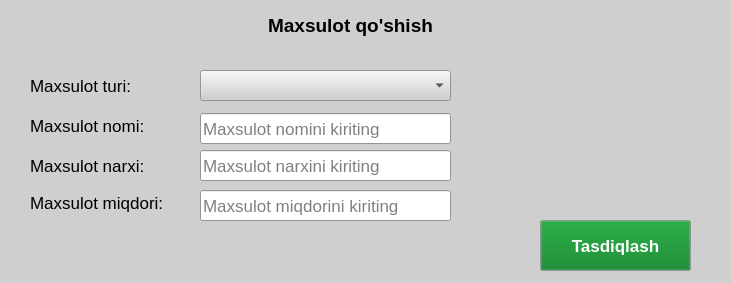
<?xml version="1.0" encoding="UTF-8"?>
<ui version="4.0">
 <class>MainWindow</class>
 <widget class="QMainWindow" name="MainWindow">
  <property name="geometry">
   <rect>
    <x>0</x>
    <y>0</y>
    <width>731</width>
    <height>283</height>
   </rect>
  </property>
  <property name="palette">
   <palette>
    <active>
     <colorrole role="WindowText">
      <brush brushstyle="SolidPattern">
       <color alpha="255">
        <red>0</red>
        <green>0</green>
        <blue>0</blue>
       </color>
      </brush>
     </colorrole>
     <colorrole role="Button">
      <brush brushstyle="SolidPattern">
       <color alpha="255">
        <red>207</red>
        <green>207</green>
        <blue>207</blue>
       </color>
      </brush>
     </colorrole>
     <colorrole role="Light">
      <brush brushstyle="SolidPattern">
       <color alpha="255">
        <red>255</red>
        <green>255</green>
        <blue>255</blue>
       </color>
      </brush>
     </colorrole>
     <colorrole role="Midlight">
      <brush brushstyle="SolidPattern">
       <color alpha="255">
        <red>231</red>
        <green>231</green>
        <blue>231</blue>
       </color>
      </brush>
     </colorrole>
     <colorrole role="Dark">
      <brush brushstyle="SolidPattern">
       <color alpha="255">
        <red>103</red>
        <green>103</green>
        <blue>103</blue>
       </color>
      </brush>
     </colorrole>
     <colorrole role="Mid">
      <brush brushstyle="SolidPattern">
       <color alpha="255">
        <red>138</red>
        <green>138</green>
        <blue>138</blue>
       </color>
      </brush>
     </colorrole>
     <colorrole role="Text">
      <brush brushstyle="SolidPattern">
       <color alpha="255">
        <red>0</red>
        <green>0</green>
        <blue>0</blue>
       </color>
      </brush>
     </colorrole>
     <colorrole role="BrightText">
      <brush brushstyle="SolidPattern">
       <color alpha="255">
        <red>255</red>
        <green>255</green>
        <blue>255</blue>
       </color>
      </brush>
     </colorrole>
     <colorrole role="ButtonText">
      <brush brushstyle="SolidPattern">
       <color alpha="255">
        <red>0</red>
        <green>0</green>
        <blue>0</blue>
       </color>
      </brush>
     </colorrole>
     <colorrole role="Base">
      <brush brushstyle="SolidPattern">
       <color alpha="255">
        <red>255</red>
        <green>255</green>
        <blue>255</blue>
       </color>
      </brush>
     </colorrole>
     <colorrole role="Window">
      <brush brushstyle="SolidPattern">
       <color alpha="255">
        <red>207</red>
        <green>207</green>
        <blue>207</blue>
       </color>
      </brush>
     </colorrole>
     <colorrole role="Shadow">
      <brush brushstyle="SolidPattern">
       <color alpha="255">
        <red>0</red>
        <green>0</green>
        <blue>0</blue>
       </color>
      </brush>
     </colorrole>
     <colorrole role="AlternateBase">
      <brush brushstyle="SolidPattern">
       <color alpha="255">
        <red>231</red>
        <green>231</green>
        <blue>231</blue>
       </color>
      </brush>
     </colorrole>
     <colorrole role="ToolTipBase">
      <brush brushstyle="SolidPattern">
       <color alpha="255">
        <red>255</red>
        <green>255</green>
        <blue>220</blue>
       </color>
      </brush>
     </colorrole>
     <colorrole role="ToolTipText">
      <brush brushstyle="SolidPattern">
       <color alpha="255">
        <red>0</red>
        <green>0</green>
        <blue>0</blue>
       </color>
      </brush>
     </colorrole>
     <colorrole role="PlaceholderText">
      <brush brushstyle="SolidPattern">
       <color alpha="127">
        <red>0</red>
        <green>0</green>
        <blue>0</blue>
       </color>
      </brush>
     </colorrole>
     <colorrole role="Accent">
      <brush brushstyle="SolidPattern">
       <color alpha="255">
        <red>255</red>
        <green>255</green>
        <blue>255</blue>
       </color>
      </brush>
     </colorrole>
    </active>
    <inactive>
     <colorrole role="WindowText">
      <brush brushstyle="SolidPattern">
       <color alpha="255">
        <red>0</red>
        <green>0</green>
        <blue>0</blue>
       </color>
      </brush>
     </colorrole>
     <colorrole role="Button">
      <brush brushstyle="SolidPattern">
       <color alpha="255">
        <red>207</red>
        <green>207</green>
        <blue>207</blue>
       </color>
      </brush>
     </colorrole>
     <colorrole role="Light">
      <brush brushstyle="SolidPattern">
       <color alpha="255">
        <red>255</red>
        <green>255</green>
        <blue>255</blue>
       </color>
      </brush>
     </colorrole>
     <colorrole role="Midlight">
      <brush brushstyle="SolidPattern">
       <color alpha="255">
        <red>231</red>
        <green>231</green>
        <blue>231</blue>
       </color>
      </brush>
     </colorrole>
     <colorrole role="Dark">
      <brush brushstyle="SolidPattern">
       <color alpha="255">
        <red>103</red>
        <green>103</green>
        <blue>103</blue>
       </color>
      </brush>
     </colorrole>
     <colorrole role="Mid">
      <brush brushstyle="SolidPattern">
       <color alpha="255">
        <red>138</red>
        <green>138</green>
        <blue>138</blue>
       </color>
      </brush>
     </colorrole>
     <colorrole role="Text">
      <brush brushstyle="SolidPattern">
       <color alpha="255">
        <red>0</red>
        <green>0</green>
        <blue>0</blue>
       </color>
      </brush>
     </colorrole>
     <colorrole role="BrightText">
      <brush brushstyle="SolidPattern">
       <color alpha="255">
        <red>255</red>
        <green>255</green>
        <blue>255</blue>
       </color>
      </brush>
     </colorrole>
     <colorrole role="ButtonText">
      <brush brushstyle="SolidPattern">
       <color alpha="255">
        <red>0</red>
        <green>0</green>
        <blue>0</blue>
       </color>
      </brush>
     </colorrole>
     <colorrole role="Base">
      <brush brushstyle="SolidPattern">
       <color alpha="255">
        <red>255</red>
        <green>255</green>
        <blue>255</blue>
       </color>
      </brush>
     </colorrole>
     <colorrole role="Window">
      <brush brushstyle="SolidPattern">
       <color alpha="255">
        <red>207</red>
        <green>207</green>
        <blue>207</blue>
       </color>
      </brush>
     </colorrole>
     <colorrole role="Shadow">
      <brush brushstyle="SolidPattern">
       <color alpha="255">
        <red>0</red>
        <green>0</green>
        <blue>0</blue>
       </color>
      </brush>
     </colorrole>
     <colorrole role="AlternateBase">
      <brush brushstyle="SolidPattern">
       <color alpha="255">
        <red>231</red>
        <green>231</green>
        <blue>231</blue>
       </color>
      </brush>
     </colorrole>
     <colorrole role="ToolTipBase">
      <brush brushstyle="SolidPattern">
       <color alpha="255">
        <red>255</red>
        <green>255</green>
        <blue>220</blue>
       </color>
      </brush>
     </colorrole>
     <colorrole role="ToolTipText">
      <brush brushstyle="SolidPattern">
       <color alpha="255">
        <red>0</red>
        <green>0</green>
        <blue>0</blue>
       </color>
      </brush>
     </colorrole>
     <colorrole role="PlaceholderText">
      <brush brushstyle="SolidPattern">
       <color alpha="127">
        <red>0</red>
        <green>0</green>
        <blue>0</blue>
       </color>
      </brush>
     </colorrole>
     <colorrole role="Accent">
      <brush brushstyle="SolidPattern">
       <color alpha="255">
        <red>255</red>
        <green>255</green>
        <blue>255</blue>
       </color>
      </brush>
     </colorrole>
    </inactive>
    <disabled>
     <colorrole role="WindowText">
      <brush brushstyle="SolidPattern">
       <color alpha="255">
        <red>103</red>
        <green>103</green>
        <blue>103</blue>
       </color>
      </brush>
     </colorrole>
     <colorrole role="Button">
      <brush brushstyle="SolidPattern">
       <color alpha="255">
        <red>207</red>
        <green>207</green>
        <blue>207</blue>
       </color>
      </brush>
     </colorrole>
     <colorrole role="Light">
      <brush brushstyle="SolidPattern">
       <color alpha="255">
        <red>255</red>
        <green>255</green>
        <blue>255</blue>
       </color>
      </brush>
     </colorrole>
     <colorrole role="Midlight">
      <brush brushstyle="SolidPattern">
       <color alpha="255">
        <red>231</red>
        <green>231</green>
        <blue>231</blue>
       </color>
      </brush>
     </colorrole>
     <colorrole role="Dark">
      <brush brushstyle="SolidPattern">
       <color alpha="255">
        <red>103</red>
        <green>103</green>
        <blue>103</blue>
       </color>
      </brush>
     </colorrole>
     <colorrole role="Mid">
      <brush brushstyle="SolidPattern">
       <color alpha="255">
        <red>138</red>
        <green>138</green>
        <blue>138</blue>
       </color>
      </brush>
     </colorrole>
     <colorrole role="Text">
      <brush brushstyle="SolidPattern">
       <color alpha="255">
        <red>103</red>
        <green>103</green>
        <blue>103</blue>
       </color>
      </brush>
     </colorrole>
     <colorrole role="BrightText">
      <brush brushstyle="SolidPattern">
       <color alpha="255">
        <red>255</red>
        <green>255</green>
        <blue>255</blue>
       </color>
      </brush>
     </colorrole>
     <colorrole role="ButtonText">
      <brush brushstyle="SolidPattern">
       <color alpha="255">
        <red>103</red>
        <green>103</green>
        <blue>103</blue>
       </color>
      </brush>
     </colorrole>
     <colorrole role="Base">
      <brush brushstyle="SolidPattern">
       <color alpha="255">
        <red>207</red>
        <green>207</green>
        <blue>207</blue>
       </color>
      </brush>
     </colorrole>
     <colorrole role="Window">
      <brush brushstyle="SolidPattern">
       <color alpha="255">
        <red>207</red>
        <green>207</green>
        <blue>207</blue>
       </color>
      </brush>
     </colorrole>
     <colorrole role="Shadow">
      <brush brushstyle="SolidPattern">
       <color alpha="255">
        <red>0</red>
        <green>0</green>
        <blue>0</blue>
       </color>
      </brush>
     </colorrole>
     <colorrole role="AlternateBase">
      <brush brushstyle="SolidPattern">
       <color alpha="255">
        <red>207</red>
        <green>207</green>
        <blue>207</blue>
       </color>
      </brush>
     </colorrole>
     <colorrole role="ToolTipBase">
      <brush brushstyle="SolidPattern">
       <color alpha="255">
        <red>255</red>
        <green>255</green>
        <blue>220</blue>
       </color>
      </brush>
     </colorrole>
     <colorrole role="ToolTipText">
      <brush brushstyle="SolidPattern">
       <color alpha="255">
        <red>0</red>
        <green>0</green>
        <blue>0</blue>
       </color>
      </brush>
     </colorrole>
     <colorrole role="PlaceholderText">
      <brush brushstyle="SolidPattern">
       <color alpha="127">
        <red>103</red>
        <green>103</green>
        <blue>103</blue>
       </color>
      </brush>
     </colorrole>
     <colorrole role="Accent">
      <brush brushstyle="SolidPattern">
       <color alpha="255">
        <red>255</red>
        <green>255</green>
        <blue>255</blue>
       </color>
      </brush>
     </colorrole>
    </disabled>
   </palette>
  </property>
  <property name="windowTitle">
   <string>MainWindow</string>
  </property>
  <widget class="QWidget" name="centralwidget">
   <widget class="QLabel" name="label">
    <property name="geometry">
     <rect>
      <x>210</x>
      <y>10</y>
      <width>281</width>
      <height>31</height>
     </rect>
    </property>
    <property name="font">
     <font>
      <pointsize>14</pointsize>
      <bold>true</bold>
     </font>
    </property>
    <property name="text">
     <string>Maxsulot qo'shish</string>
    </property>
    <property name="alignment">
     <set>Qt::AlignmentFlag::AlignCenter</set>
    </property>
   </widget>
   <widget class="QLabel" name="label_2">
    <property name="geometry">
     <rect>
      <x>30</x>
      <y>70</y>
      <width>141</width>
      <height>31</height>
     </rect>
    </property>
    <property name="font">
     <font>
      <pointsize>13</pointsize>
     </font>
    </property>
    <property name="text">
     <string>Maxsulot turi:</string>
    </property>
   </widget>
   <widget class="QComboBox" name="categoryCombo">
    <property name="geometry">
     <rect>
      <x>200</x>
      <y>70</y>
      <width>251</width>
      <height>31</height>
     </rect>
    </property>
    <property name="font">
     <font>
      <pointsize>13</pointsize>
     </font>
    </property>
   </widget>
   <widget class="QLabel" name="label_3">
    <property name="geometry">
     <rect>
      <x>30</x>
      <y>105</y>
      <width>131</width>
      <height>41</height>
     </rect>
    </property>
    <property name="font">
     <font>
      <pointsize>13</pointsize>
     </font>
    </property>
    <property name="text">
     <string>Maxsulot nomi:</string>
    </property>
   </widget>
   <widget class="QLineEdit" name="nameEdit">
    <property name="geometry">
     <rect>
      <x>200</x>
      <y>113</y>
      <width>251</width>
      <height>31</height>
     </rect>
    </property>
    <property name="font">
     <font>
      <pointsize>13</pointsize>
     </font>
    </property>
    <property name="placeholderText">
     <string>Maxsulot nomini kiriting</string>
    </property>
   </widget>
   <widget class="QLabel" name="label_4">
    <property name="geometry">
     <rect>
      <x>30</x>
      <y>187</y>
      <width>141</width>
      <height>31</height>
     </rect>
    </property>
    <property name="font">
     <font>
      <pointsize>13</pointsize>
     </font>
    </property>
    <property name="text">
     <string>Maxsulot miqdori:</string>
    </property>
   </widget>
   <widget class="QLineEdit" name="stockEdit">
    <property name="geometry">
     <rect>
      <x>200</x>
      <y>190</y>
      <width>251</width>
      <height>31</height>
     </rect>
    </property>
    <property name="font">
     <font>
      <pointsize>13</pointsize>
     </font>
    </property>
    <property name="placeholderText">
     <string>Maxsulot miqdorini kiriting</string>
    </property>
   </widget>
   <widget class="QPushButton" name="saveButton">
    <property name="geometry">
     <rect>
      <x>540</x>
      <y>220</y>
      <width>151</width>
      <height>51</height>
     </rect>
    </property>
    <property name="palette">
     <palette>
      <active>
       <colorrole role="Button">
        <brush brushstyle="SolidPattern">
         <color alpha="255">
          <red>0</red>
          <green>125</green>
          <blue>29</blue>
         </color>
        </brush>
       </colorrole>
       <colorrole role="ButtonText">
        <brush brushstyle="SolidPattern">
         <color alpha="255">
          <red>255</red>
          <green>255</green>
          <blue>255</blue>
         </color>
        </brush>
       </colorrole>
      </active>
      <inactive>
       <colorrole role="Button">
        <brush brushstyle="SolidPattern">
         <color alpha="255">
          <red>0</red>
          <green>125</green>
          <blue>29</blue>
         </color>
        </brush>
       </colorrole>
       <colorrole role="ButtonText">
        <brush brushstyle="SolidPattern">
         <color alpha="255">
          <red>255</red>
          <green>255</green>
          <blue>255</blue>
         </color>
        </brush>
       </colorrole>
      </inactive>
      <disabled>
       <colorrole role="Button">
        <brush brushstyle="SolidPattern">
         <color alpha="255">
          <red>0</red>
          <green>125</green>
          <blue>29</blue>
         </color>
        </brush>
       </colorrole>
      </disabled>
     </palette>
    </property>
    <property name="font">
     <font>
      <pointsize>13</pointsize>
      <bold>true</bold>
     </font>
    </property>
    <property name="text">
     <string>Tasdiqlash</string>
    </property>
    <property name="icon">
     <iconset>
      <normaloff>assets/add_product.png</normaloff>assets/add_product.png</iconset>
    </property>
    <property name="iconSize">
     <size>
      <width>50</width>
      <height>50</height>
     </size>
    </property>
   </widget>
   <widget class="QLabel" name="label_5">
    <property name="geometry">
     <rect>
      <x>30</x>
      <y>150</y>
      <width>121</width>
      <height>31</height>
     </rect>
    </property>
    <property name="font">
     <font>
      <pointsize>13</pointsize>
     </font>
    </property>
    <property name="text">
     <string>Maxsulot narxi:</string>
    </property>
   </widget>
   <widget class="QLineEdit" name="priceEdit">
    <property name="geometry">
     <rect>
      <x>200</x>
      <y>150</y>
      <width>251</width>
      <height>31</height>
     </rect>
    </property>
    <property name="font">
     <font>
      <pointsize>13</pointsize>
     </font>
    </property>
    <property name="placeholderText">
     <string>Maxsulot narxini kiriting</string>
    </property>
   </widget>
  </widget>
 </widget>
 <resources/>
 <connections/>
</ui>
